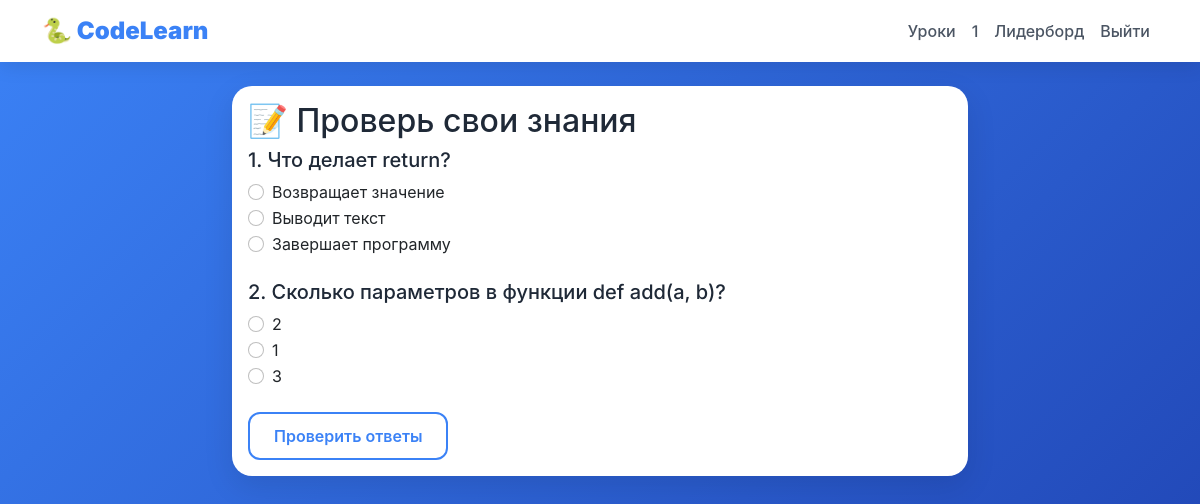
Screenshot of /quiz/11 (signed in) with the database file from the repository.
### data/users.py (models this page shows, shortened)
class User(SqlAlchemyBase, UserMixin, SerializerMixin):
    __tablename__ = 'users'
    id = sqlalchemy.Column(sqlalchemy.Integer, primary_key=True, autoincrement=True)
    name = sqlalchemy.Column(sqlalchemy.String, nullable=True)
    about = sqlalchemy.Column(sqlalchemy.String, nullable=True)
    email = sqlalchemy.Column(sqlalchemy.String, index=True, unique=True, nullable=True)
    hashed_password = sqlalchemy.Column(sqlalchemy.String, nullable=True)
    age = sqlalchemy.Column(sqlalchemy.Integer, default=12)
    created_date = sqlalchemy.Column(sqlalchemy.DateTime, default=datetime.datetime.now)
    progress = orm.relationship('UserProgress', back_populates='user', uselist=False)
    achievements = orm.relationship('UserAchievement', back_populates='user')
    quiz_answers = orm.relationship('UserQuizAnswer', back_populates='user')
    task_solutions = orm.relationship('TaskSolution', back_populates='user')

### data/quiz.py (models this page shows)
class QuizQuestion(SqlAlchemyBase, SerializerMixin):
    __tablename__ = 'quiz_questions'
    id = sqlalchemy.Column(sqlalchemy.Integer, primary_key=True, autoincrement=True)
    quiz_id = sqlalchemy.Column(sqlalchemy.Integer, sqlalchemy.ForeignKey('quizzes.id'))
    text = sqlalchemy.Column(sqlalchemy.Text, nullable=False)
    options = sqlalchemy.Column(sqlalchemy.Text)  # CSV
    correct_answer = sqlalchemy.Column(sqlalchemy.Integer)
    order = sqlalchemy.Column(sqlalchemy.Integer, default=0)
    quiz = orm.relationship('Quiz')

### main.py (the view, shortened to what this page needs)
@app.route('/quiz/<int:lesson_id>', methods=['GET', 'POST'])
@login_required
def quiz(lesson_id):
    db_sess = get_db()
    quiz_obj = db_sess.query(Quiz).filter(Quiz.lesson_id == lesson_id).first()
    if not quiz_obj:
        return redirect(f'/lesson/{lesson_id}')
    questions = db_sess.query(QuizQuestion).filter(QuizQuestion.quiz_id == quiz_obj.id).order_by(QuizQuestion.order).all()
    task_obj = db_sess.query(Task).filter(Task.lesson_id == lesson_id).first()
    task_id = task_obj.id if task_obj else None
    user_answers_record = db_sess.query(UserQuizAnswer).filter(UserQuizAnswer.user_id == current_user.id, UserQuizAnswer.quiz_id == quiz_obj.id).first()
    progress = db_sess.query(UserProgress).filter(UserProgress.user_id == current_user.id).first()
    lesson_completed = str(lesson_id) in (progress.completed_lessons.split(',') if progress and progress.completed_lessons else [])
    user_answers = json.loads(user_answers_record.answers) if user_answers_record and user_answers_record.answers else {}
    return render_template("quiz.html", quiz=quiz_obj, questions=questions, lesson_id=lesson_id, lesson_completed=lesson_completed, user_answers={}, task_id=task_id)

### data/db_session.py (called while the page is built)
def create_session() -> Session:
    global __factory
    return __factory()

### main.py (called while the page is built)
@app.teardown_appcontext
def shutdown_session(exception=None):
    db_sess = getattr(g, '_db_session', None)
    if db_sess:
        db_sess.close()

def get_db():
    if not hasattr(g, '_db_session'):
        g._db_session = db_session.create_session()
    return g._db_session

@login_manager.user_loader
def load_user(user_id):
    db_sess = get_db()
    return db_sess.get(User, user_id)

### templates/quiz.html (shortened to what this page needs)
{% extends "base.html" %}
{% block content %}
<div class="row">
    <div class="col-lg-8 mx-auto">
        <div class="card">
            <div class="card-body">
                <h2 class="card-title">📝 Проверь свои знания</h2>
                {% if score is defined %}
                    <div class="alert alert-info">
                        <h5>Ваш результат: {{ score }} из {{ total }}</h5>
                        {% if test_passed %}
                            <p class="mb-0 text-success">✅ Отлично! Все ответы правильные! Вы успешно прошли тест!</p>
                            {% if task_id %}
                                <div class="mt-3">
                                    <p>Теперь перейдите к практическому заданию:</p>
                                    <a href="/task/{{ task_id }}" class="btn btn-success">Перейти к заданию →</a>
                                </div>
                            {% else %}
                                <div class="mt-3">
                                    <a href="/lesson/{{ lesson_id }}/complete" class="btn btn-success">Завершить урок</a>
                                </div>
                            {% endif %}
                        {% else %}
                            <p class="mb-0 text-danger">❌ Тест не пройден. Нужно ответить правильно на все вопросы!</p>
                            <a href="/quiz/{{ lesson_id }}/reset" class="btn btn-primary mt-3">Пройти тест заново</a>
                        {% endif %}
                    </div>
                {% else %}
                    <form method="POST" action="/quiz/{{ lesson_id }}" autocomplete="off">
                        {% for question in questions %}
                            <div class="mb-4">
                                <h5>{{ loop.index }}. {{ question.text }}</h5>
                                {% set options = question.options.split(',') %}
                                {% set q_index = loop.index0 %}
                                {% for opt in options %}
                                    {% set opt_index = loop.index0 %}
                                    <div class="form-check">
                                        <input class="form-check-input" type="radio"
                                               name="q_{{ q_index }}" value="{{ opt_index }}"
                                               id="q{{ lesson_id }}_{{ q_index }}_{{ opt_index }}"
                                               {% if loop.first %}data-group="{{ q_index }}"{% endif %}
                                               required>
                                        <label class="form-check-label" for="q{{ lesson_id }}_{{ q_index }}_{{ opt_index }}">
                                            {{ opt.strip() }}
                                        </label>
                                    </div>
                                {% endfor %}
                            </div>
                        {% endfor %}
                        <button type="submit" class="btn btn-primary">Проверить ответы</button>
                    </form>
                {% endif %}
            </div>
        </div>
    </div>
</div>
{% endblock %}

### templates/base.html (shortened to what this page needs)
<!DOCTYPE html>
<html lang="ru">
<head>
    <link href="https://cdn.jsdelivr.net/npm/bootstrap@5.1.3/dist/css/bootstrap.min.css" rel="stylesheet">
</head>
<body>
    <div class="code-bg" id="codeBg"></div>
    <nav class="navbar navbar-expand-lg navbar-light">
        <div class="container">
            <a class="navbar-brand" href="/">
                <strong>🐍 CodeLearn</strong>
            </a>
            <div class="collapse navbar-collapse" id="navbarNav">
                <ul class="navbar-nav ms-auto">
                    {% if current_user.is_authenticated %}
                        <li class="nav-item">
                            <a class="nav-link" href="/lessons">Уроки</a>
                        </li>
                        <li class="nav-item">
                            <a class="nav-link" href="/profile">{{ current_user.name }}</a>
                        </li>
                        <li class="nav-item">
                            <a class="nav-link" href="/leaderboard">Лидерборд</a>
                        </li>
                        <li class="nav-item">
                            <a class="nav-link" href="/logout">Выйти</a>
                        </li>
                    {% endif %}
                </ul>
            </div>
        </div>
    </nav>
    <div class="container mt-4" style="position: relative; z-index: 10;">
        {% block content %}{% endblock %}
    </div>
</body>
</html>

### templates/base.html (style rules this page uses)
* { margin: 0; padding: 0; box-sizing: border-box; }
body { background: linear-gradient(135deg, #3b82f6 0%, #1e40af 100%); min-height: 100vh; font-family: 'Inter', -apple-system, BlinkMacSystemFont, sans-serif; position: relative; }
.code-bg { position: fixed; top: 0; left: 0; width: 100%; height: 100%; pointer-events: none; z-index: 0; overflow: hidden; font-family: 'Courier New', monospace; font-size: 14px; color: rgba(255, 255, 255, 0.2); }
.navbar { background: white !important; box-shadow: 0 4px 20px rgba(0,0,0,0.1); position: relative; z-index: 10; }
.navbar-brand { color: #3b82f6 !important; font-weight: bold; font-size: 1.5rem; }
.nav-link { color: #4b5563 !important; font-weight: 500; transition: color 0.3s ease; }
.card { background: white; border-radius: 20px; border: none; box-shadow: 0 10px 30px rgba(0,0,0,0.1); transition: transform 0.3s, box-shadow 0.3s; position: relative; z-index: 10; }
.btn-primary { background: white; border: 2px solid #3b82f6; color: #3b82f6; font-weight: 600; padding: 10px 24px; border-radius: 12px; transition: all 0.3s ease; }
h1, h2, h3, h4, h5 { color: #1f2937; }
.card-title { color: #1f2937; }

### rows the page displays
User: name "1"
QuizQuestion: text "Что делает return?", strip "Возвращает значение" "Выводит текст" "Завершает программу"
QuizQuestion: text "Сколько параметров в функции def add(a, b)?", strip "2" "1" "3"
